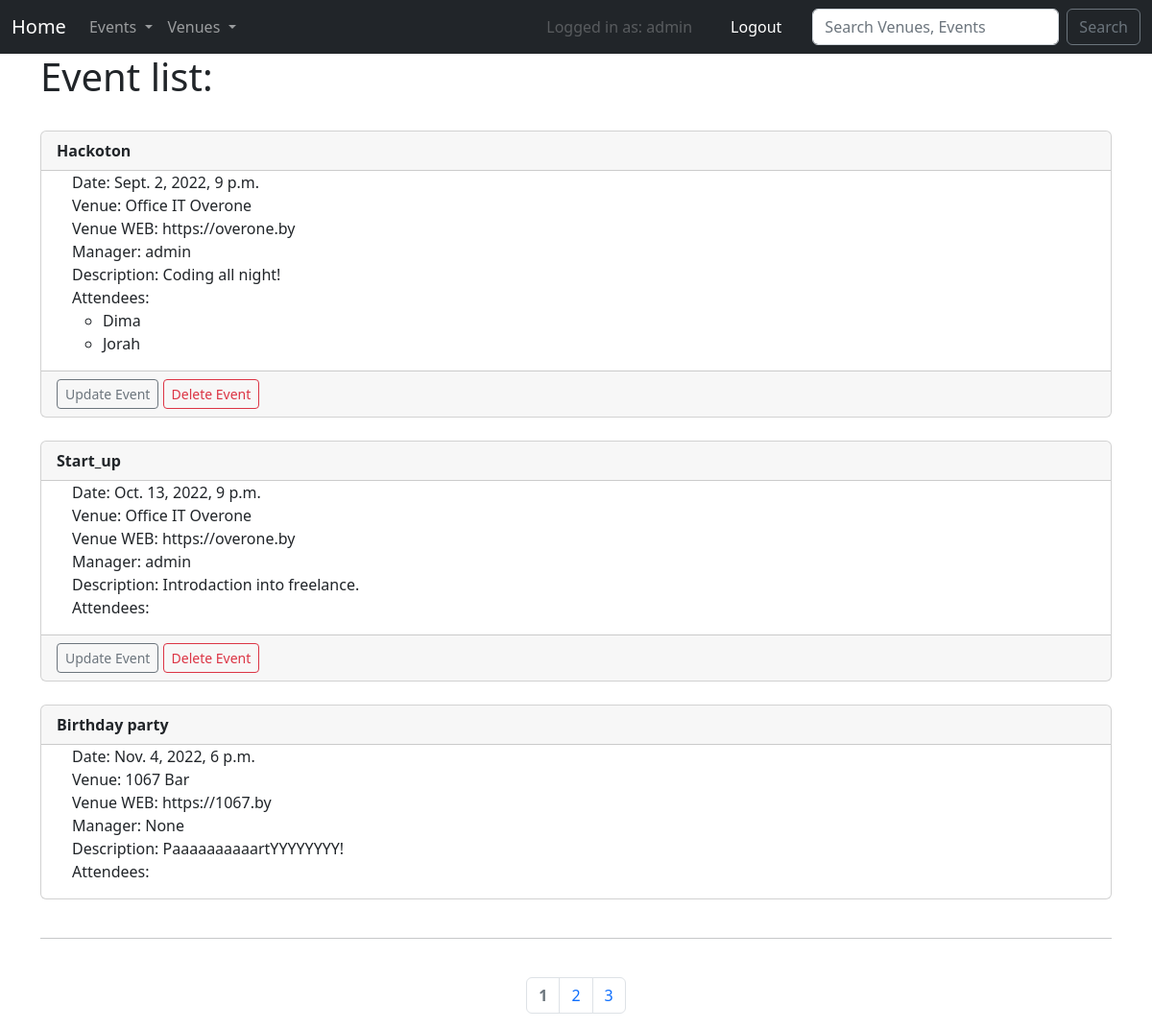
/event_list (signed in), run on the app's committed database.
### events/models.py (models this page shows, shortened)
class Event(models.Model):
    name = models.CharField('Event Name', max_length=120)
    event_date = models.DateTimeField('Event Date')
    venue = models.ForeignKey(Venue, blank=True, null=True, on_delete=models.CASCADE)
    manager = models.ForeignKey(User, blank=True, null=True, on_delete=models.SET_NULL, related_name='manager')
    description = models.TextField(blank=True)
    attendees=models.ManyToManyField(user_model, blank=False)
    def caps(self):
        return str(self.name).capitalize()

class Venue(models.Model):
    name = models.CharField('Venue Name', max_length=120)
    address = models.CharField(max_length=300)
    zip_code = models.CharField('Zip Code', max_length=15, blank=True)
    phone = models.CharField('Contact Phone', max_length=25)
    web = models.URLField('Website Address', blank=True)
    email_address = models.EmailField('Email Address', blank=True)
    owner = models.IntegerField("Venue Owner", blank=False, default=1)
    venue_image = models.ImageField(null=True, blank=True, upload_to="images/")
    def __str__(self):
        return self.name

### events/views.py (the view)
    def wrapper(*args, **kwargs):
        if args[0].user.is_authenticated:
            res = f(*args, **kwargs)
            return res
        else:
            return redirect('login')

### events/views.py (called while the page is built)
def authenticated(f):
    def wrapper(*args, **kwargs):
        if args[0].user.is_authenticated:
            res = f(*args, **kwargs)
            return res
        else:
            return redirect('login')
    return wrapper

@authenticated
def all_events(request):
    event_list = Event.objects.all().order_by('event_date', 'name')
    p = Paginator(event_list, 3)
    page = request.GET.get('page')
    events = p.get_page(page)
    num_pages = events.paginator.num_pages
    if num_pages > 4:
        model = {1: [1, 2, 3],
                 2: [1, 2, 3],
                 num_pages - 1: [num_pages - 2, num_pages - 1, num_pages],
                 num_pages: [num_pages - 2, num_pages - 1, num_pages]}. \
            get(events.number,
                [0, events.number - 1, events.number, events.number + 1, 0])
    else:
        model = False
    return render(request, 'events/event_list.html', {
        'event_list': event_list,
        'events': events,
        'model': model
    })

### events/templates/events/event_list.html (shortened to what this page needs)
{% extends 'events/base.html' %}
{% block content %}
    <h1>Event list:</h1>
    <br>
{% for event in events %}
        <div class="card" >
  <div class="card-header">
    <strong>{{event.caps}}</strong>
  </div>
  <ul>
    <li class="list-group-item">Date: {{event.event_date}}</li>
        <li class="list-group-item">Venue: {{event.venue}}</li>
        <li class="list-group-item">Venue WEB: {{event.venue.web}}</li>
        <li class="list-group-item">Manager: {{event.manager}}</li>
        <li class="list-group-item">Description: {{event.description}}</li>
        <li class="list-group-item">Attendees:
            <ul>
            {% for user in event.attendees.all %}
                <li>{{ user }}</li>
            {% endfor %}
            </ul>
  </ul>
            {% if user == event.manager %}
            <div class="card-footer">
                <a href="{% url 'update-event' event.id %}"
                            class="btn btn-outline-secondary btn-sm">Update Event</a>
                <a href="{% url 'delete-event' event.id %}"
                            class="btn btn-outline-danger btn-sm">Delete Event</a>
            </div>
            {% endif %}
</div>
<br>
{% endfor %}
    {% if events.paginator.num_pages > 1 %}
    <hr></br>
    <nav aria-label="Page navigation example">
      <ul class="pagination  justify-content-center">
          {% if not model %}
              {% for i in events.paginator.page_range %}
                {% if i is events.number %}
                    <li class="page-item disabled"><a class="page-link" href="?page={{i}}"><b>{{i}}</b></a></li>
                {% else %}
                    <li class="page-item"><a class="page-link" href="?page={{i}}">{{i}}</a></li>
                {% endif  %}
              {% endfor %}
          {% endif %}
      </ul>
    </nav>
    {% endif %}
{% endblock %}

### events/templates/events/navbar.html (shortened to what this page needs)
<nav class="navbar navbar-expand-lg navbar-dark bg-dark" xmlns="http://www.w3.org/1999/html">
  <div class="container-fluid">
    <a class="navbar-brand" href="{% url 'home' %}">Home</a>
    <div class="collapse navbar-collapse" id="navbarSupportedContent">
      <ul class="navbar-nav me-auto mb-2 mb-lg-0">
        <li class="nav-item dropdown">
          <a class="nav-link dropdown-toggle" href="#" role="button" data-bs-toggle="dropdown" aria-expanded="false">
            Events
          </a>
        </li>
        <li class="nav-item dropdown">
          <a class="nav-link dropdown-toggle" href="#" role="button" data-bs-toggle="dropdown" aria-expanded="false">
            Venues
          </a>
        </li>
      </ul>
      <ul class="navbar-nav ml-auto">
      {% if  user.is_authenticated %}
          <li class="nav-item">
            <a class="nav-link disabled">Logged in as: {{ user }}</a>
          </li>
          <li class="nav-item px-4">
            <a class="nav-link active" aria-current="page" href="{% url 'logout' %}">Logout</a>
          </li>
      {% endif %}
      </ul>
      <ul class="navbar-nav ml-auto">
      <form class="d-flex" role="search" method="POST"
            action="{% url 'search-venues' %}">
        <input class="form-control me-2" type="search" placeholder="Search Venues, Events" aria-label="Search" name="searched">
        <button class="btn btn-outline-secondary" type="submit">Search</button>
      </form>
      </ul>
    </div>
  </div>
</nav>

### data on the page
Event: caps "Hackoton", event_date "Sept. 2, 2022, 9 p.m.", venue "Office IT Overone", venue.web "https://overone.by", manager "admin", description "Coding all night!", shows "Update Event"
Event: caps "Start_up", event_date "Oct. 13, 2022, 9 p.m.", venue "Office IT Overone", venue.web "https://overone.by", manager "admin", description "Introdaction into freelance.", shows "Update Event"
Event: caps "Birthday party", event_date "Nov. 4, 2022, 6 p.m.", venue "1067 Bar", venue.web "https://1067.by", manager "None", description "PaaaaaaaaaartYYYYYYYY!"

### other printed values
{{ user }} "admin"
{{ user }} "Dima"
{{ user }} "Jorah"
{{ i }} "1"
{{ i }} "2" "3"
